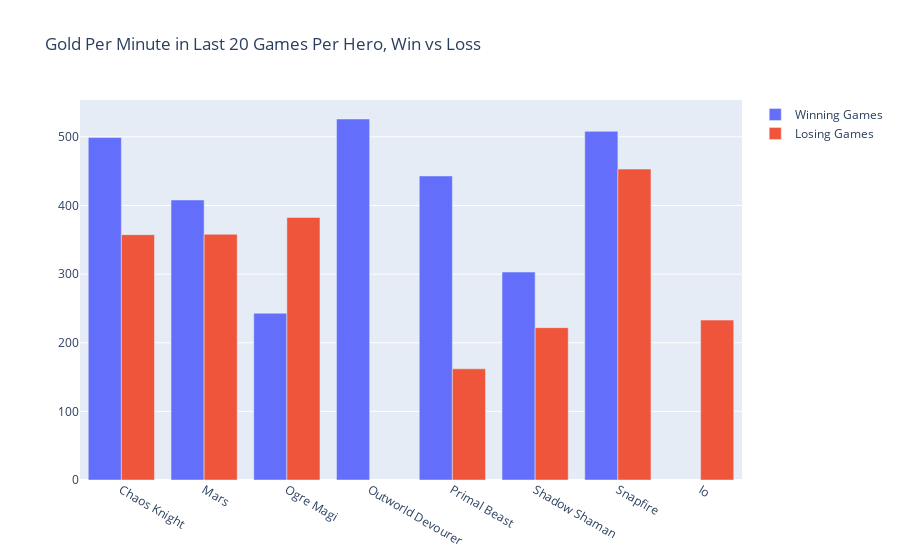

Notebook code for this chart:
### Code cell
win_rc_matches = rc_matches_df[rc_matches_df.player_win == True]
loss_rc_matches = rc_matches_df[rc_matches_df.player_win == False]

gpm_win_rc_matches = pd.DataFrame(win_rc_matches.groupby(['hero_name'])['gold_per_min'].mean()).reset_index()
gpm_loss_rc_matches = pd.DataFrame(loss_rc_matches.groupby(['hero_name'])['gold_per_min'].mean()).reset_index()
gpm_win_rc_matches.sort_values(by='gold_per_min',ascending=False)

fig = go.Figure(data=[
    go.Bar(x=gpm_win_rc_matches.hero_name, y=gpm_win_rc_matches.gold_per_min, name='Winning Games'),
    go.Bar(x=gpm_loss_rc_matches.hero_name, y=gpm_loss_rc_matches.gold_per_min, name='Losing Games')
])
fig.update_layout(
    title = 'Gold Per Minute in Last 20 Games Per Hero, Win vs Loss'
)
fig.show()

### Figure 1 — Plotly figure (JSON) as saved in the notebook; plotly's stock layout.template omitted (floating-point values rounded to 4 significant figures)
{"data": [{"name": "Winning Games", "type": "bar", "x": ["Chaos Knight", "Mars", "Ogre Magi", "Outworld Devourer", "Primal Beast", "Shadow Shaman", "Snapfire"], "y": [499, 408, 243, 526, 443, 303, 508]}, {"name": "Losing Games", "type": "bar", "x": ["Chaos Knight", "Io", "Mars", "Ogre Magi", "Primal Beast", "Shadow Shaman", "Snapfire"], "y": [357.5, 233, 358, 382.5, 162, 222, 453]}], "layout": {"title": {"text": "Gold Per Minute in Last 20 Games Per Hero, Win vs Loss"}}}
